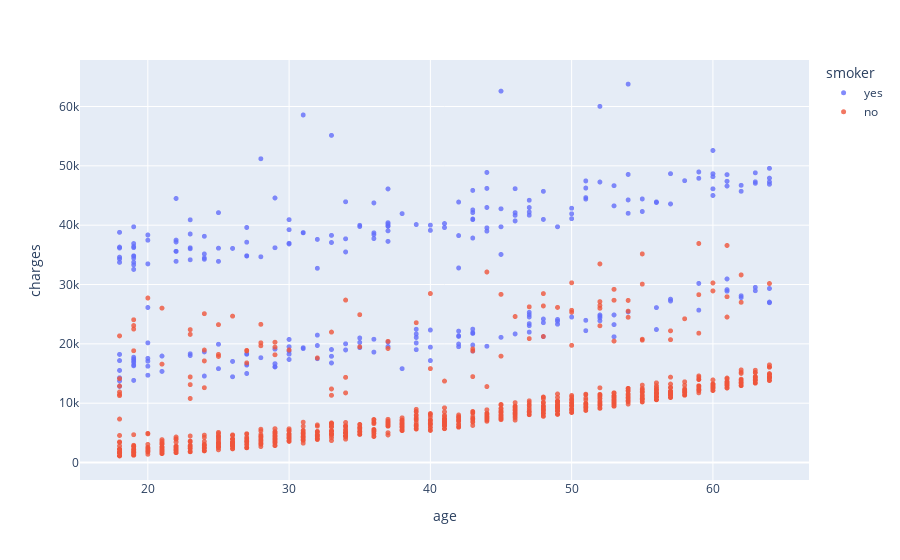

Notebook cell for this chart:
### Code cell
fig = px.scatter(medical_stuff, x='age' , y = 'charges', color='smoker', opacity=0.8,  hover_data=['sex'])
fig.update_traces(marker_size=5)

### Figure 1 — Plotly figure (JSON) as saved in the notebook; plotly's stock layout.template omitted (floating-point values rounded to 4 significant figures; data arrays with more than 128 entries replaced by an {"elided": "..."} marker saying what was removed)
{"data": [{"customdata": {"elided": "274x1 str values"}, "hovertemplate": "smoker=yes<br>age=%{x}<br>charges=%{y}<br>sex=%{customdata[0]}<extra></extra>", "legendgroup": "yes", "marker": {"color": "#636efa", "opacity": 0.8, "size": 5, "symbol": "circle"}, "mode": "markers", "name": "yes", "showlegend": true, "type": "scattergl", "x": {"elided": "274 int values"}, "xaxis": "x", "y": {"elided": "274 float values"}, "yaxis": "y"}, {"customdata": {"elided": "1064x1 str values"}, "hovertemplate": "smoker=no<br>age=%{x}<br>charges=%{y}<br>sex=%{customdata[0]}<extra></extra>", "legendgroup": "no", "marker": {"color": "#EF553B", "opacity": 0.8, "size": 5, "symbol": "circle"}, "mode": "markers", "name": "no", "showlegend": true, "type": "scattergl", "x": {"elided": "1064 int values"}, "xaxis": "x", "y": {"elided": "1064 float values"}, "yaxis": "y"}], "layout": {"legend": {"title": {"text": "smoker"}, "tracegroupgap": 0}, "margin": {"t": 60}, "xaxis": {"anchor": "y", "domain": [0, 1], "title": {"text": "age"}}, "yaxis": {"anchor": "x", "domain": [0, 1], "title": {"text": "charges"}}}}
